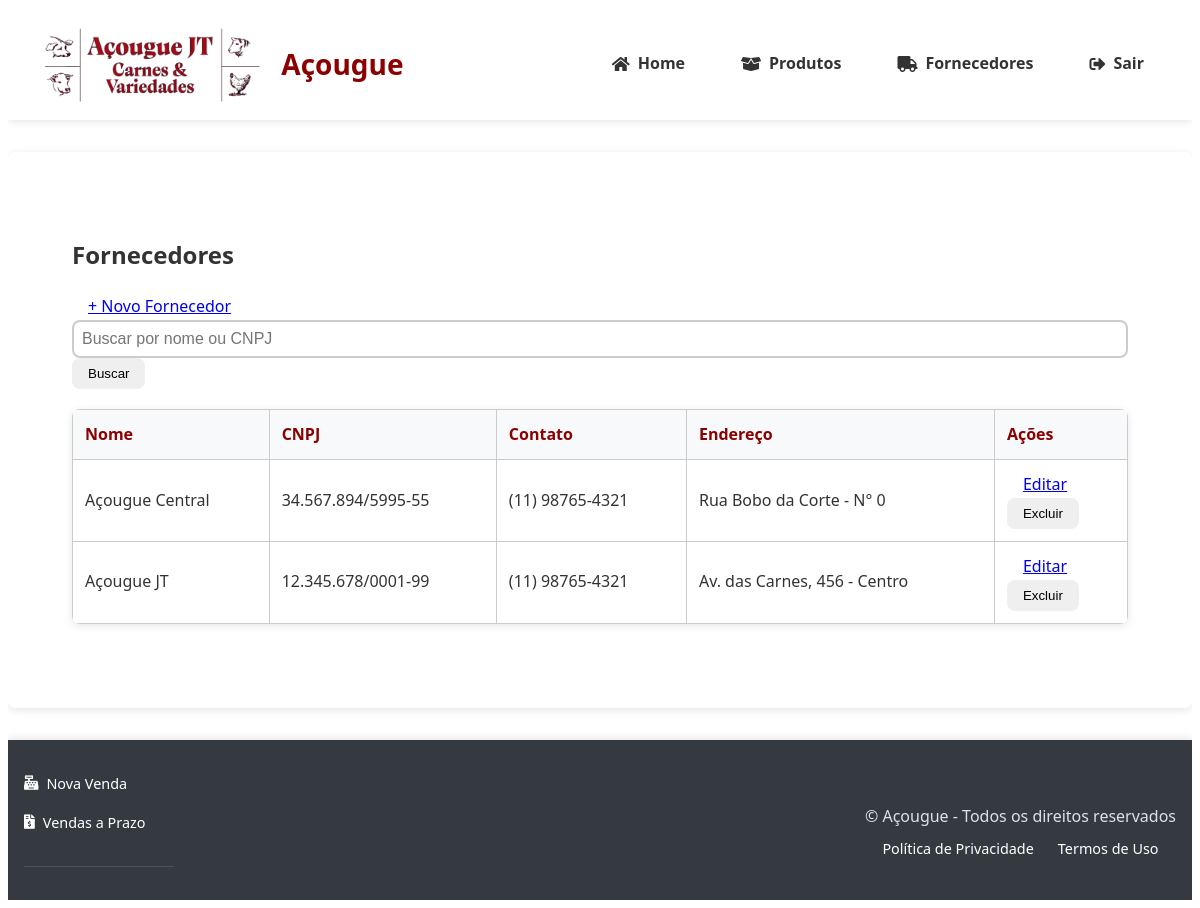
The app's page /fornecedores (signed in) with its own data.
### tables this page shows
CREATE TABLE fornecedores (
                id INTEGER PRIMARY KEY AUTOINCREMENT,
                nome TEXT NOT NULL,
                cnpj TEXT UNIQUE NOT NULL,
                contato TEXT NOT NULL,
                endereco TEXT
            );

### app.py (the view)
@app.route('/fornecedores')
@login_required
@role_required('gerente')
def listar_fornecedores():
    search = request.args.get('search', '')
    fornecedores = get_fornecedores(search=search)
    return render_template('fornecedores/listar.html', fornecedores=fornecedores)

### banco_dados.py (called while the page is built)
@contextmanager
def get_db_connection():
    db_path = os.environ.get('DB_PATH', 'acougue.db')
    conn = sqlite3.connect(f'file:{db_path}', uri=True)
    conn.row_factory = sqlite3.Row
    conn.execute("PRAGMA foreign_keys = ON")
    try:
        yield conn
    finally:
        conn.close()

def get_fornecedores(search=None):
    with get_db_connection() as conn:
        cursor = conn.cursor()
        query = "SELECT * FROM fornecedores"
        params = []
        if search:
            query += " WHERE nome LIKE ? OR cnpj LIKE ?"
            search_term = f"%{search}%"
            params.extend([search_term, search_term])
        query += " ORDER BY nome"
        cursor.execute(query, params)
        return [dict(row) for row in cursor.fetchall()]

### templates/fornecedores/listar.html (shortened to what this page needs)
{% extends "base.html" %}
{% block content %}
<div class="container mt-4">
    <h2>Fornecedores</h2>
    <div class="d-flex justify-content-between mb-3">
        <a href="{{ url_for('novo_fornecedor') }}" class="btn btn-success">
            + Novo Fornecedor
        </a>
        <form method="GET" class="d-flex">
            <input type="text" name="search" class="form-control me-2"
                   placeholder="Buscar por nome ou CNPJ" value="{{ request.args.get('search', '') }}">
            <button type="submit" class="btn btn-primary">Buscar</button>
        </form>
    </div>
    <table class="table table-striped">
        <thead>
            <tr>
                <th>Nome</th>
                <th>CNPJ</th>
                <th>Contato</th>
                <th>Endereço</th>
                <th>Ações</th>
            </tr>
        </thead>
        <tbody>
            {% for f in fornecedores %}
            <tr>
                <td>{{ f.nome }}</td>
                <td>{{ f.cnpj }}</td>
                <td>{{ f.contato }}</td>
                <td>{{ f.endereco or '–' }}</td>
                <td>
                    <a href="{{ url_for('editar_fornecedor', id=f.id) }}"
                       class="btn btn-sm btn-warning">Editar</a>
                    <form method="POST" action="{{ url_for('excluir_fornecedor', id=f.id) }}"
                          class="d-inline">
                        <button type="submit" class="btn btn-sm btn-danger"
                                onclick="return confirm('Tem certeza?')">Excluir</button>
                    </form>
                </td>
            </tr>
            {% else %}
            <tr>
                <td colspan="5" class="text-center">Nenhum fornecedor encontrado</td>
            </tr>
            {% endfor %}
        </tbody>
    </table>
</div>
{% endblock %}

### static/styles.css (style rules this page uses)
:root { --primary-color: #8B0000; --secondary-color: #6e0000; --background-light: #f8f9fa; --text-dark: #333; --text-light: #fff; --border-radius: 0.5rem; --box-shadow: 0 2px 8px rgba(0,0,0,0.1); }
body { font-family: 'Segoe UI', Tahoma, Geneva, Verdana, sans-serif; color: var(--text-dark); line-height: 1.6; }
.container { max-width: 1200px; margin: 0 auto; padding: 2rem; }
*, *::before, *::after { box-sizing: border-box; }
html, body { overflow-x: hidden; }
table { width: 100%; border-collapse: collapse; margin: 1rem 0; }
th, td { padding: 12px; text-align: left; border-bottom: 1px solid #ddd; }
th { background-color: #8B0000; color: white; }
table { width: 100%; border-collapse: collapse; margin: 20px 0; background: white; }

### records on screen
fornecedores: nome "Açougue Central", cnpj "34.567.894/5995-55", contato "(11) 98765-4321", endereco "Rua Bobo da Corte - N° 0"
fornecedores: nome "Açougue JT", cnpj "12.345.678/0001-99", contato "(11) 98765-4321", endereco "Av. das Carnes, 456 - Centro"
